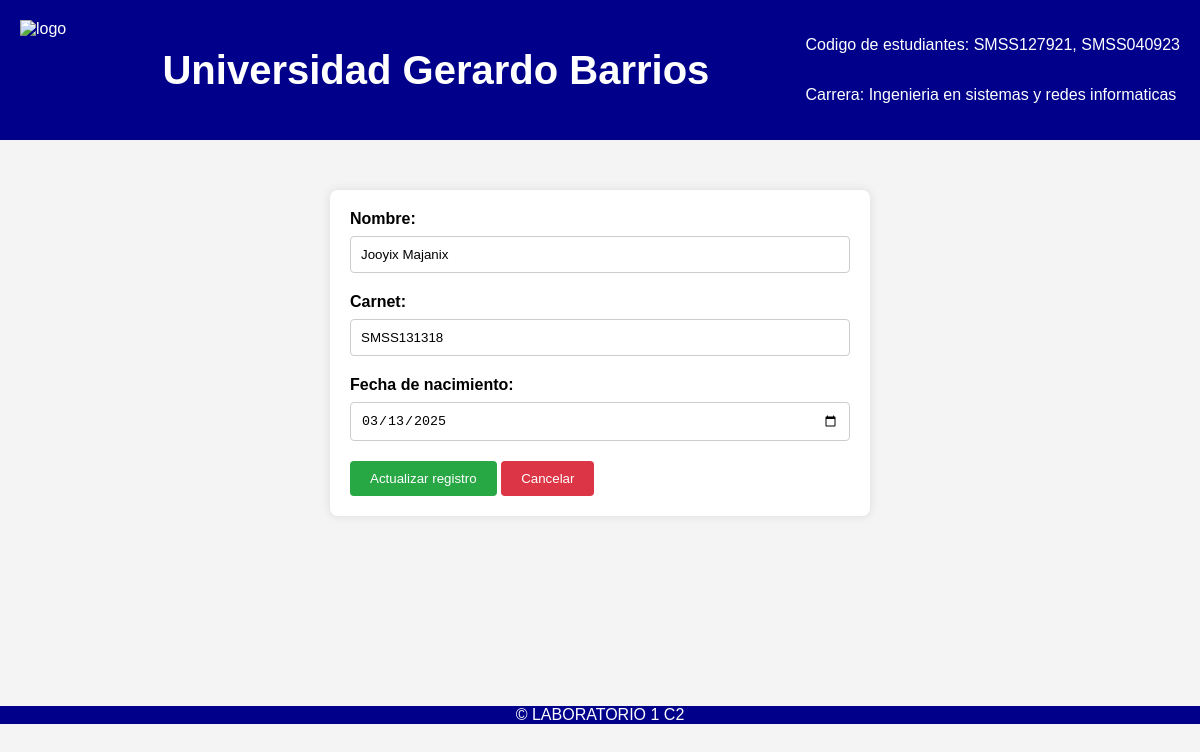
The app's page /editar.php?id=8 with its own data.
### tables this page shows
CREATE TABLE `tbldatos` (
  `id` int(11) NOT NULL,
  `nombre` varchar(200) NOT NULL,
  `carnet` varchar(100) NOT NULL,
  `fechanac` date NOT NULL
);

### editar.php (the view, shortened to what this page needs)
<?php include 'conexion.php';
$id = $_GET['id'];
$resultado = $conexion -> query("SELECT * FROM tbldatos WHERE id=$id");
$empleado = $resultado -> fetch_assoc();
?>
<!DOCTYPE html>
<html lang="en">
<head>
</head>
<body>
    <?php include 'header.php'; ?>
    <form action="" method="POST">
        <label>Nombre:</label>
        <input type="text" name="nombre" value="<?php echo $empleado['nombre'] ?>">
        <br>
        <label>Carnet:</label>
        <input type="text" name="carnet" value="<?php echo $empleado['carnet'] ?>">
        <br>
        <label>Fecha de nacimiento:</label>
        <input type="date" name="fecha" value="<?php echo $empleado['fechanac'] ?>">
        <br>
        <button type="submit">Actualizar registro</button>
        <a href="index.php"><button>Cancelar</button></a>
    </form>
        <?php include 'footer.php'; ?>
</body>
</html>

### editar.php (style rules this page uses)
body { font-family: Arial, sans-serif; background-color: #f4f4f4; margin: 0; padding: 0; }
form { background-color: #fff; max-width: 500px; margin: 50px auto; margin-bottom:190px; padding: 20px; border-radius: 8px; box-shadow: 0 0 10px rgba(0, 0, 0, 0.1); }
label { display: block; margin-bottom: 8px; font-weight: bold; }
input[type="text"], input[type="date"] { width: calc(100% - 22px); padding: 10px; margin-bottom: 20px; border: 1px solid #ccc; border-radius: 4px; }
button { background-color: #28a745; color: #fff; border: none; padding: 10px 20px; border-radius: 4px; cursor: pointer; }
a button { background-color: #dc3545; }

### records on screen
tbldatos: nombre "Jooyix Majanix", carnet "SMSS131318", fecha "03/13/2025"
